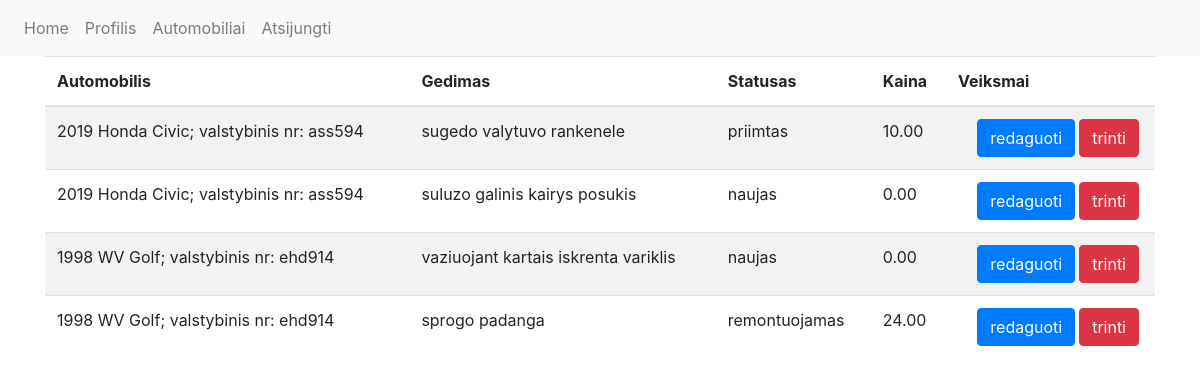
Page /defects (signed in) on the earlier database version.
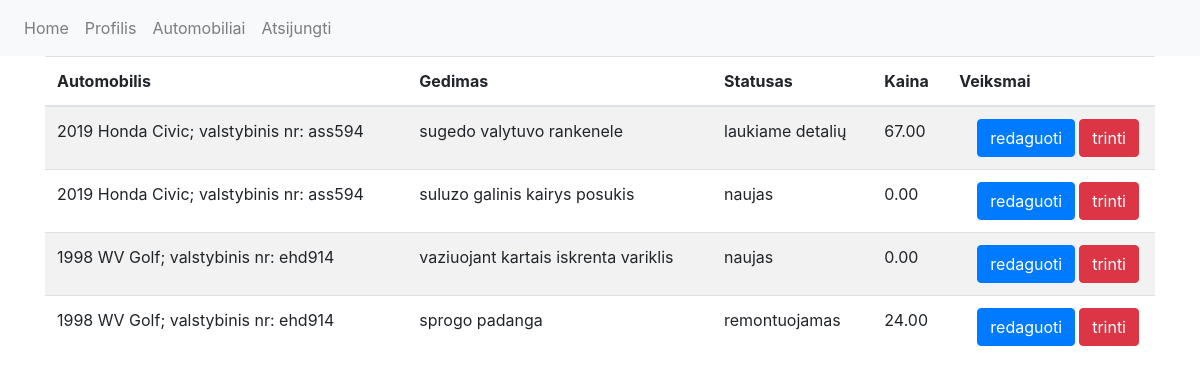
Same page on the later database version.
### autoservisas/models.py (models this page shows, shortened)
class Defect(db.Model):
    id = db.Column(db.Integer, primary_key=True)
    description = db.Column(db.String(300), nullable=False)
    status = db.Column(db.String(50), default='naujas', nullable=False)
    price = db.Column(db.Numeric(8, 2), nullable=False, default=0)
    car_id = db.Column(db.Integer, db.ForeignKey('car.id'))
    car = db.relationship("Car", lazy=True)

class Car(db.Model):
    id = db.Column(db.Integer, primary_key=True)
    make = db.Column(db.String(50), nullable=False)
    model = db.Column(db.String(50), nullable=False)
    year = db.Column(db.Integer(), nullable=False)
    engine = db.Column(db.String(50), nullable=False)
    registration = db.Column(db.String(6), unique=True, nullable=False)
    vin = db.Column(db.String(17), unique=True, nullable=False)
    user_id = db.Column(db.Integer, db.ForeignKey('user.id'))
    vartotojas = db.relationship("User")
    def __repr__(self) -> str:
        return f'{self.year} {self.make} {self.model}; valstybinis nr: {self.registration}'

### autoservisas/routes.py (the view)
@app.route('/defects', methods=['GET', 'POST'])
@login_required
def defects():
    try:
        all_defects = Defect.query.all()
    except:
        all_defects = []
    return render_template("defects.html", all_defects=all_defects)

### autoservisas/__init__.py (called while the page is built)
@login_manager.user_loader
def load_user(user_id):
    return User.query.get(int(user_id))

### autoservisas/templates/defects.html (shortened to what this page needs)
{% extends "base.html" %} {% block content %} {% if all_defects %}
<table class="table table-striped">
  <thead>
    <tr>
      <th scope="col">Automobilis</th>
      <th scope="col">Gedimas</th>
      <th scope="col">Statusas</th>
      <th scope="col">Kaina</th>
      <th scope="col">Veiksmai</th>
    </tr>
  </thead>
  {% for defect in all_defects %}
  <tr>
    <td>{{ defect.car }}</td>
    <td>{{ defect.description }}</td>
    <td>{{ defect.status }}</td>
    <td>{{ defect.price }}</td>
    <td>
      <a
        role="button"
        class="btn btn-danger float-right mr-1"
        href="{{ url_for('delete_defect', id=defect['id']) }}"
        >trinti</a
      >
      <a
        role="button"
        class="btn btn-primary float-right mr-1"
        href="{{ url_for('edit_defect', id=defect['id']) }}"
        >redaguoti</a
      >
    </td>
  </tr>
  {% endfor %} {% endif %} {% endblock content %}

Differences in the rows shown:
changed Defect "sugedo valytuvo rankenele": status "priimtas" → "laukiame detalių"; price "10.00" → "67.00"
